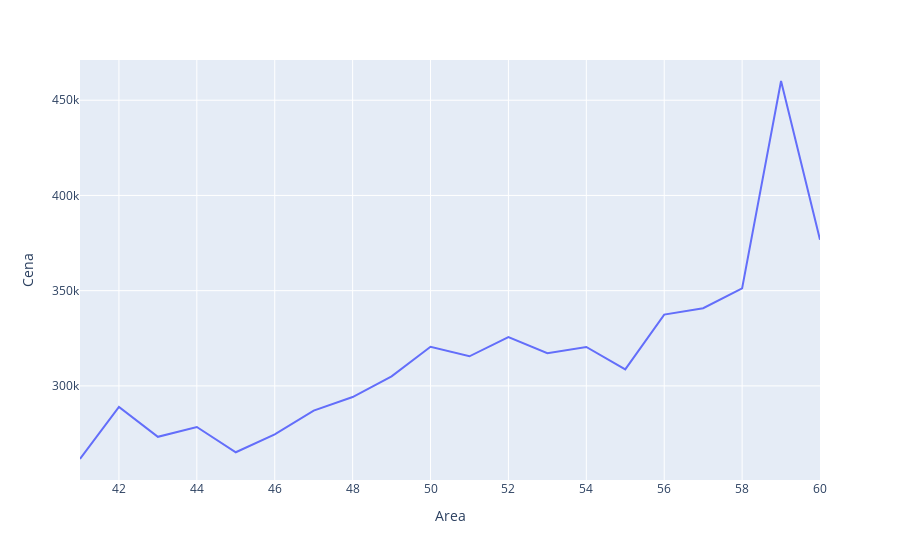

The notebook cell saved with this chart:
### Code cell
from data import calc_avg_price_per_area

avg_price_per_area = calc_avg_price_per_area(data)
fig = go.Figure(data=px.line(avg_price_per_area, x="Area", y="Cena"))
fig.show()

### Figure 1 — Plotly figure (JSON) as saved in the notebook; plotly's stock layout.template omitted (floating-point values rounded to 4 significant figures)
{"data": [{"hovertemplate": "Area=%{x}<br>Cena=%{y}<extra></extra>", "legendgroup": "", "line": {"color": "#636efa", "dash": "solid"}, "mode": "lines", "name": "", "orientation": "v", "showlegend": false, "type": "scatter", "x": [41, 42, 43, 44, 45, 46, 47, 48, 49, 50, 51, 52, 53, 54, 55, 56, 57, 58, 59, 60], "xaxis": "x", "y": [261600.0, 288900.0, 273200.0, 278400.0, 265100.0, 274600.0, 287000.0, 294100.0, 305000.0, 320500.0, 315500.0, 325600.0, 317200.0, 320400.0, 308700.0, 337400.0, 340800.0, 351200.0, 460100.0, 376800.0], "yaxis": "y"}], "layout": {"legend": {"tracegroupgap": 0}, "margin": {"t": 60}, "xaxis": {"anchor": "y", "domain": [0, 1], "title": {"text": "Area"}}, "yaxis": {"anchor": "x", "domain": [0, 1], "title": {"text": "Cena"}}}}
